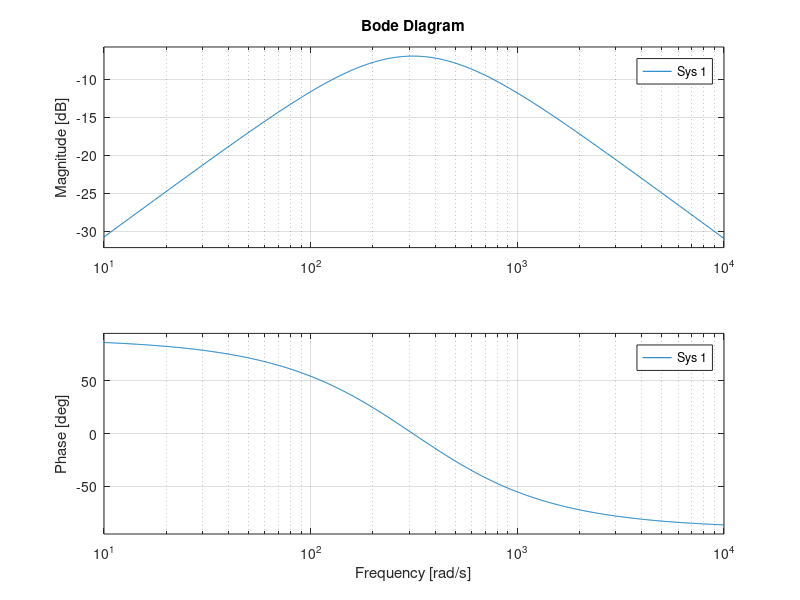

Write MATLAB code to recreate this figure.

w  = 2*pi*50;
s  = tf('s');
k  = 0.1;

w1 = (1-k)*w;
w2 = (1+k)*w;

jw = 1i*w;

MPFn = @(t, n) ( (w1*t)  / (t^2 + (w1+w2)*t + w1*w2) )^n;

MPF1 = MPFn(jw, 1);
A  = abs(MPF1)
P  = angle(MPF1)

bode(MPFn(s, 1))